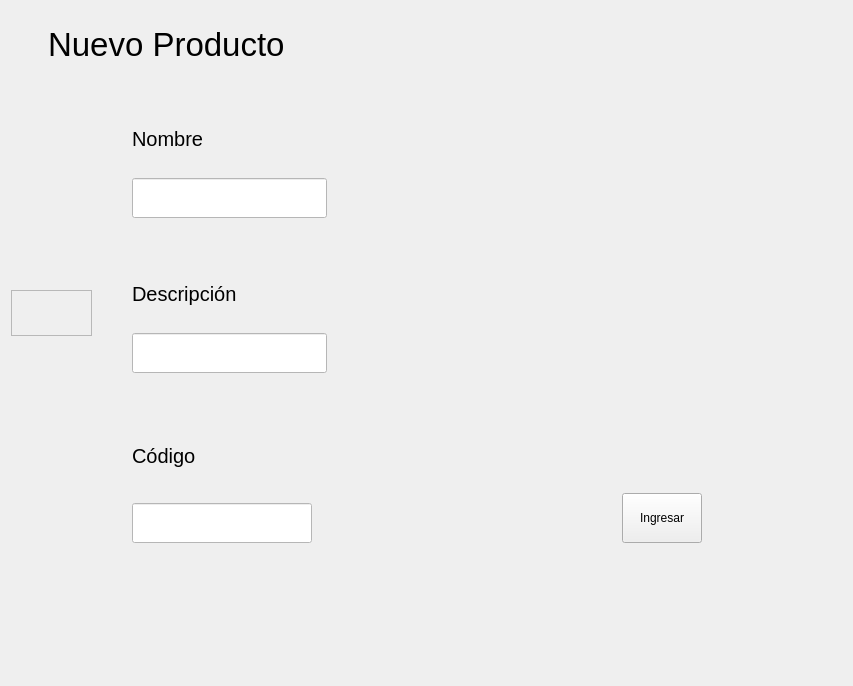
<?xml version="1.0" encoding="UTF-8"?>
<ui version="4.0">
 <class>container</class>
 <widget class="QWidget" name="container">
  <property name="geometry">
   <rect>
    <x>0</x>
    <y>0</y>
    <width>853</width>
    <height>686</height>
   </rect>
  </property>
  <property name="windowTitle">
   <string>Form</string>
  </property>
  <property name="styleSheet">
   <string notr="true">#container{
background-color:&quot;#FFFFC7&quot;;
}
#codigoLabel, #nombreLabel, #descripcionLabel, #titleLabel{
color:#000;
}
#codigoLabel, #nombreLabel, #descripcionLabel{
font-size:20px;
}
#codigoInput, #nombreInput, #descripcionInput{
background-color:#fff;
}</string>
  </property>
  <layout class="QVBoxLayout" name="verticalLayout_3">
   <item>
    <layout class="QVBoxLayout" name="verticalLayout_2" stretch="10,70,20">
     <item>
      <layout class="QHBoxLayout" name="horizontalLayout_4" stretch="5,20,75">
       <item>
        <spacer name="horizontalSpacer_4">
         <property name="orientation">
          <enum>Qt::Horizontal</enum>
         </property>
         <property name="sizeHint" stdset="0">
          <size>
           <width>40</width>
           <height>20</height>
          </size>
         </property>
        </spacer>
       </item>
       <item>
        <widget class="QLabel" name="titleLabel">
         <property name="font">
          <font>
           <pointsize>25</pointsize>
          </font>
         </property>
         <property name="text">
          <string>Nuevo Producto</string>
         </property>
        </widget>
       </item>
       <item>
        <spacer name="horizontalSpacer_3">
         <property name="orientation">
          <enum>Qt::Horizontal</enum>
         </property>
         <property name="sizeHint" stdset="0">
          <size>
           <width>40</width>
           <height>20</height>
          </size>
         </property>
        </spacer>
       </item>
      </layout>
     </item>
     <item>
      <layout class="QHBoxLayout" name="horizontalLayout_5" stretch="1,9">
       <property name="spacing">
        <number>20</number>
       </property>
       <item>
        <layout class="QVBoxLayout" name="verticalLayout_4" stretch="45,10,45">
         <property name="topMargin">
          <number>0</number>
         </property>
         <property name="rightMargin">
          <number>0</number>
         </property>
         <item>
          <spacer name="verticalSpacer_2">
           <property name="orientation">
            <enum>Qt::Vertical</enum>
           </property>
           <property name="sizeHint" stdset="0">
            <size>
             <width>20</width>
             <height>40</height>
            </size>
           </property>
          </spacer>
         </item>
         <item>
          <widget class="QFrame" name="frame">
           <property name="layoutDirection">
            <enum>Qt::LeftToRight</enum>
           </property>
           <property name="frameShape">
            <enum>QFrame::StyledPanel</enum>
           </property>
           <property name="frameShadow">
            <enum>QFrame::Raised</enum>
           </property>
           <layout class="QHBoxLayout" name="horizontalLayout_7">
            <item>
             <widget class="QLabel" name="label_2">
              <property name="minimumSize">
               <size>
                <width>0</width>
                <height>0</height>
               </size>
              </property>
              <property name="maximumSize">
               <size>
                <width>50</width>
                <height>50</height>
               </size>
              </property>
              <property name="layoutDirection">
               <enum>Qt::RightToLeft</enum>
              </property>
              <property name="text">
               <string/>
              </property>
              <property name="pixmap">
               <pixmap>../../assets/icons/SidebarBtn.png</pixmap>
              </property>
              <property name="scaledContents">
               <bool>true</bool>
              </property>
              <property name="alignment">
               <set>Qt::AlignCenter</set>
              </property>
             </widget>
            </item>
           </layout>
          </widget>
         </item>
         <item>
          <spacer name="verticalSpacer_3">
           <property name="orientation">
            <enum>Qt::Vertical</enum>
           </property>
           <property name="sizeHint" stdset="0">
            <size>
             <width>20</width>
             <height>40</height>
            </size>
           </property>
          </spacer>
         </item>
        </layout>
       </item>
       <item>
        <layout class="QVBoxLayout" name="verticalLayout">
         <item>
          <layout class="QHBoxLayout" name="horizontalLayout">
           <item>
            <layout class="QVBoxLayout" name="verticalLayout_7" stretch="5,5">
             <property name="spacing">
              <number>4</number>
             </property>
             <property name="leftMargin">
              <number>20</number>
             </property>
             <property name="topMargin">
              <number>20</number>
             </property>
             <property name="rightMargin">
              <number>150</number>
             </property>
             <property name="bottomMargin">
              <number>0</number>
             </property>
             <item>
              <widget class="QLabel" name="nombreLabel">
               <property name="text">
                <string>Nombre</string>
               </property>
              </widget>
             </item>
             <item>
              <widget class="QLineEdit" name="nombreInput">
               <property name="minimumSize">
                <size>
                 <width>0</width>
                 <height>40</height>
                </size>
               </property>
               <property name="font">
                <font>
                 <pointsize>13</pointsize>
                </font>
               </property>
              </widget>
             </item>
            </layout>
           </item>
           <item>
            <spacer name="horizontalSpacer">
             <property name="orientation">
              <enum>Qt::Horizontal</enum>
             </property>
             <property name="sizeHint" stdset="0">
              <size>
               <width>40</width>
               <height>20</height>
              </size>
             </property>
            </spacer>
           </item>
          </layout>
         </item>
         <item>
          <layout class="QHBoxLayout" name="horizontalLayout_2">
           <item>
            <layout class="QVBoxLayout" name="verticalLayout_11" stretch="5,5">
             <property name="spacing">
              <number>4</number>
             </property>
             <property name="leftMargin">
              <number>20</number>
             </property>
             <property name="topMargin">
              <number>20</number>
             </property>
             <property name="rightMargin">
              <number>150</number>
             </property>
             <property name="bottomMargin">
              <number>0</number>
             </property>
             <item>
              <widget class="QLabel" name="descripcionLabel">
               <property name="text">
                <string>Descripción</string>
               </property>
              </widget>
             </item>
             <item>
              <widget class="QLineEdit" name="descripcionInput">
               <property name="minimumSize">
                <size>
                 <width>0</width>
                 <height>40</height>
                </size>
               </property>
               <property name="font">
                <font>
                 <pointsize>13</pointsize>
                </font>
               </property>
              </widget>
             </item>
            </layout>
           </item>
           <item>
            <spacer name="horizontalSpacer_2">
             <property name="orientation">
              <enum>Qt::Horizontal</enum>
             </property>
             <property name="sizeHint" stdset="0">
              <size>
               <width>40</width>
               <height>20</height>
              </size>
             </property>
            </spacer>
           </item>
          </layout>
         </item>
         <item>
          <layout class="QHBoxLayout" name="horizontalLayout_3" stretch="50,50">
           <item>
            <layout class="QVBoxLayout" name="verticalLayout_12" stretch="5,5">
             <property name="spacing">
              <number>4</number>
             </property>
             <property name="leftMargin">
              <number>20</number>
             </property>
             <property name="topMargin">
              <number>20</number>
             </property>
             <property name="rightMargin">
              <number>150</number>
             </property>
             <property name="bottomMargin">
              <number>0</number>
             </property>
             <item>
              <widget class="QLabel" name="codigoLabel">
               <property name="text">
                <string>Código</string>
               </property>
              </widget>
             </item>
             <item>
              <widget class="QLineEdit" name="codigoInput">
               <property name="minimumSize">
                <size>
                 <width>0</width>
                 <height>40</height>
                </size>
               </property>
               <property name="font">
                <font>
                 <pointsize>13</pointsize>
                </font>
               </property>
              </widget>
             </item>
            </layout>
           </item>
           <item>
            <layout class="QHBoxLayout" name="horizontalLayout_6">
             <property name="leftMargin">
              <number>140</number>
             </property>
             <property name="topMargin">
              <number>100</number>
             </property>
             <property name="rightMargin">
              <number>140</number>
             </property>
             <item>
              <widget class="QPushButton" name="accessButtom">
               <property name="minimumSize">
                <size>
                 <width>0</width>
                 <height>50</height>
                </size>
               </property>
               <property name="cursor">
                <cursorShape>PointingHandCursor</cursorShape>
               </property>
               <property name="layoutDirection">
                <enum>Qt::LeftToRight</enum>
               </property>
               <property name="text">
                <string>Ingresar</string>
               </property>
              </widget>
             </item>
            </layout>
           </item>
          </layout>
         </item>
        </layout>
       </item>
      </layout>
     </item>
     <item>
      <spacer name="verticalSpacer">
       <property name="orientation">
        <enum>Qt::Vertical</enum>
       </property>
       <property name="sizeHint" stdset="0">
        <size>
         <width>20</width>
         <height>40</height>
        </size>
       </property>
      </spacer>
     </item>
    </layout>
   </item>
  </layout>
 </widget>
 <resources/>
 <connections/>
</ui>
